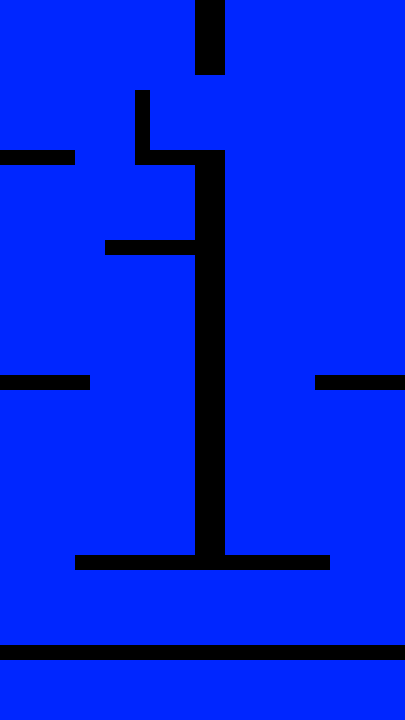

A level layout from a 2D game, rendered from its tile map. Below: a short description, then the map file with its tile-grid data intact:
An orthogonal 27x48 tile map with 15x15 px tiles, 1 tile layer (Tile Layer 1), 2 tilesets and 11 objects.

<map version="1.0" tiledversion="1.1.5" orientation="orthogonal" renderorder="right-down" width="27" height="48" tilewidth="15" tileheight="15" infinite="0" nextobjectid="41">
 <tileset firstgid="1" name="tileset" tilewidth="15" tileheight="15" tilecount="10" columns="10">
  <image source="../gfx/tilesets/blocks.png" width="150" height="15" />
 </tileset>
 <tileset firstgid="11" name="button" tilewidth="15" tileheight="15" tilecount="1" columns="1">
  <image source="../gfx/images/button.png" width="15" height="15" />
 </tileset>
 <layer name="Tile Layer 1" width="27" height="48">
  <data encoding="csv">
8,8,8,8,8,8,8,8,8,8,8,8,8,1,1,8,8,8,8,8,8,8,8,8,8,8,8,
8,8,8,8,8,8,8,8,8,8,8,8,8,1,1,8,8,8,8,8,8,8,8,8,8,8,8,
8,8,8,8,8,8,8,8,8,8,8,8,8,1,1,8,8,8,8,8,8,8,8,8,8,8,8,
8,8,8,8,8,8,8,8,8,8,8,8,8,1,1,8,8,8,8,8,8,8,8,8,8,8,8,
8,8,8,8,8,8,8,8,8,8,8,8,8,1,1,8,8,8,8,8,8,8,8,8,8,8,8,
8,8,8,8,8,8,8,8,8,8,8,8,8,8,8,8,8,8,8,8,8,8,8,8,8,8,8,
8,8,8,8,8,8,8,8,8,1,8,8,8,8,8,8,8,8,8,8,8,8,8,8,8,8,8,
8,8,8,8,8,8,8,8,8,1,8,8,8,8,8,8,8,8,8,8,8,8,8,8,8,8,8,
8,8,8,8,8,8,8,8,8,1,8,8,8,8,8,8,8,8,8,8,8,8,8,8,8,8,8,
8,8,8,8,8,8,8,8,8,1,8,8,8,8,8,8,8,8,8,8,8,8,8,8,8,8,8,
1,1,1,1,1,8,8,8,8,1,1,1,1,1,1,8,8,8,8,8,8,8,8,8,8,8,8,
8,8,8,8,8,8,8,8,8,8,8,8,8,1,1,8,8,8,8,8,8,8,8,8,8,8,8,
8,8,8,8,8,8,8,8,8,8,8,8,8,1,1,8,8,8,8,8,8,8,8,8,8,8,8,
8,8,8,8,8,8,8,8,8,8,8,8,8,1,1,8,8,8,8,8,8,8,8,8,8,8,8,
8,8,8,8,8,8,8,8,8,8,8,8,8,1,1,8,8,8,8,8,8,8,8,8,8,8,8,
8,8,8,8,8,8,8,8,8,8,8,8,8,1,1,8,8,8,8,8,8,8,8,8,8,8,8,
8,8,8,8,8,8,8,1,1,1,1,1,1,1,1,8,8,8,8,8,8,8,8,8,8,8,8,
8,8,8,8,8,8,8,8,8,8,8,8,8,1,1,8,8,8,8,8,8,8,8,8,8,8,8,
8,8,8,8,8,8,8,8,8,8,8,8,8,1,1,8,8,8,8,8,8,8,8,8,8,8,8,
8,8,8,8,8,8,8,8,8,8,8,8,8,1,1,8,8,8,8,8,8,8,8,8,8,8,8,
8,8,8,8,8,8,8,8,8,8,8,8,8,1,1,8,8,8,8,8,8,8,8,8,8,8,8,
8,8,8,8,8,8,8,8,8,8,8,8,8,1,1,8,8,8,8,8,8,8,8,8,8,8,8,
8,8,8,8,8,8,8,8,8,8,8,8,8,1,1,8,8,8,8,8,8,8,8,8,8,8,8,
8,8,8,8,8,8,8,8,8,8,8,8,8,1,1,8,8,8,8,8,8,8,8,8,8,8,8,
8,8,8,8,8,8,8,8,8,8,8,8,8,1,1,8,8,8,8,8,8,8,8,8,8,8,8,
1,1,1,1,1,1,8,8,8,8,8,8,8,1,1,8,8,8,8,8,8,1,1,1,1,1,1,
8,8,8,8,8,8,8,8,8,8,8,8,8,1,1,8,8,8,8,8,8,8,8,8,8,8,8,
8,8,8,8,8,8,8,8,8,8,8,8,8,1,1,8,8,8,8,8,8,8,8,8,8,8,8,
8,8,8,8,8,8,8,8,8,8,8,8,8,1,1,8,8,8,8,8,8,8,8,8,8,8,8,
8,8,8,8,8,8,8,8,8,8,8,8,8,1,1,8,8,8,8,8,8,8,8,8,8,8,8,
8,8,8,8,8,8,8,8,8,8,8,8,8,1,1,8,8,8,8,8,8,8,8,8,8,8,8,
8,8,8,8,8,8,8,8,8,8,8,8,8,1,1,8,8,8,8,8,8,8,8,8,8,8,8,
8,8,8,8,8,8,8,8,8,8,8,8,8,1,1,8,8,8,8,8,8,8,8,8,8,8,8,
8,8,8,8,8,8,8,8,8,8,8,8,8,1,1,8,8,8,8,8,8,8,8,8,8,8,8,
8,8,8,8,8,8,8,8,8,8,8,8,8,1,1,8,8,8,8,8,8,8,8,8,8,8,8,
8,8,8,8,8,8,8,8,8,8,8,8,8,1,1,8,8,8,8,8,8,8,8,8,8,8,8,
8,8,8,8,8,8,8,8,8,8,8,8,8,1,1,8,8,8,8,8,8,8,8,8,8,8,8,
8,8,8,8,8,1,1,1,1,1,1,1,1,1,1,1,1,1,1,1,1,1,8,8,8,8,8,
8,8,8,8,8,8,8,8,8,8,8,8,8,8,8,8,8,8,8,8,8,8,8,8,8,8,8,
8,8,8,8,8,8,8,8,8,8,8,8,8,8,8,8,8,8,8,8,8,8,8,8,8,8,8,
8,8,8,8,8,8,8,8,8,8,8,8,8,8,8,8,8,8,8,8,8,8,8,8,8,8,8,
8,8,8,8,8,8,8,8,8,8,8,8,8,8,8,8,8,8,8,8,8,8,8,8,8,8,8,
8,8,8,8,8,8,8,8,8,8,8,8,8,8,8,8,8,8,8,8,8,8,8,8,8,8,8,
1,1,1,1,1,1,1,1,1,1,1,1,1,1,1,1,1,1,1,1,1,1,1,1,1,1,1,
8,8,8,8,8,8,8,8,8,8,8,8,8,8,8,8,8,8,8,8,8,8,8,8,8,8,8,
8,8,8,8,8,8,8,8,8,8,8,8,8,8,8,8,8,8,8,8,8,8,8,8,8,8,8,
8,8,8,8,8,8,8,8,8,8,8,8,8,8,8,8,8,8,8,8,8,8,8,8,8,8,8,
8,8,8,8,8,8,8,8,8,8,8,8,8,8,8,8,8,8,8,8,8,8,8,8,8,8,8
</data>
 </layer>
 <objectgroup name="collision">
  <object id="2" x="0" y="645" width="405" height="15" />
  <object id="22" x="0" y="375" width="90" height="15" />
  <object id="30" x="195" y="150" width="30" height="405" />
  <object id="32" x="315" y="375" width="90" height="15" />
  <object id="33" x="105" y="240" width="90" height="15" />
  <object id="34" x="135" y="150" width="60" height="15" />
  <object id="35" x="135" y="90" width="15" height="60" />
  <object id="36" x="0" y="150" width="75" height="15" />
  <object id="38" x="195" y="0" width="30" height="75" />
  <object id="40" x="75" y="555" width="255" height="15" />
 </objectgroup>
 <objectgroup name="Button">
  <object id="29" gid="11" x="360" y="375" width="15" height="15" />
 </objectgroup>
</map>
